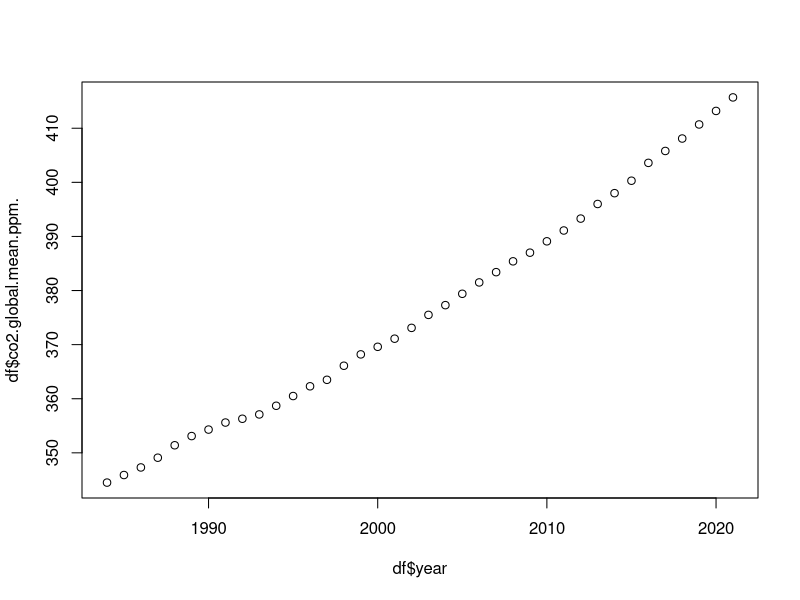
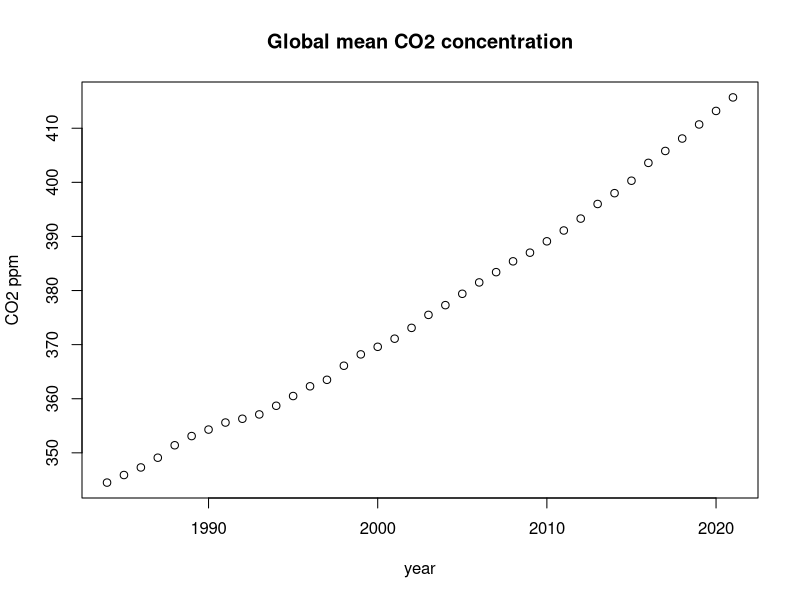
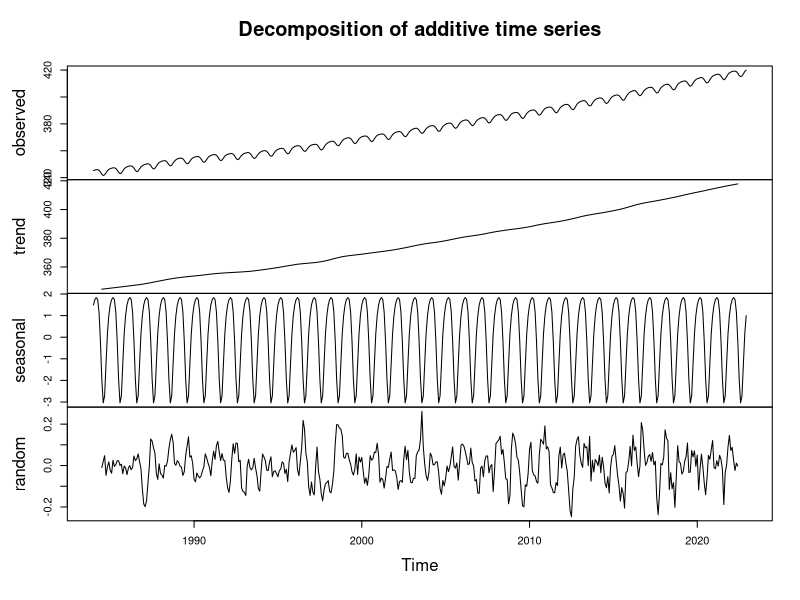
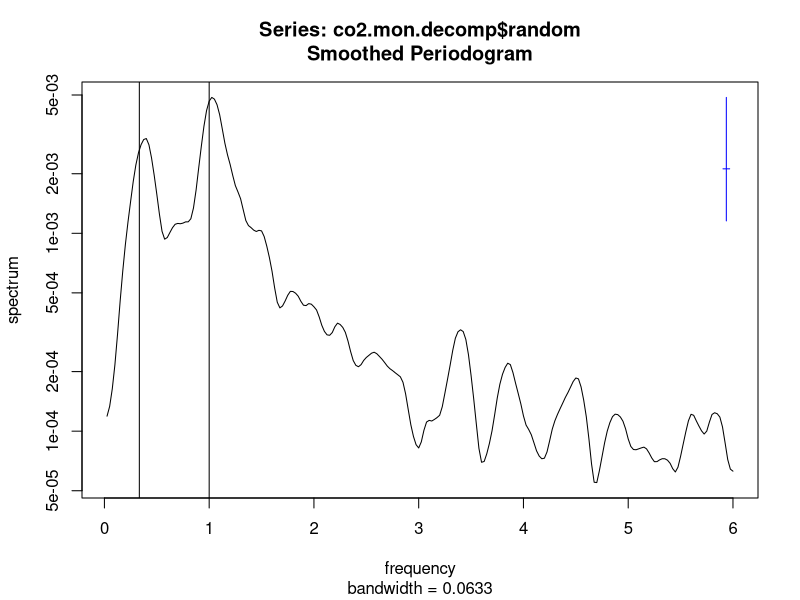

The R script that drew these images, in order:
## ---- chunk 1
co2 <- read.csv("co2.csv", header=FALSE)
head(co2)
## ---- chunk 2
names(co2) <- c("date", "time", "co2")
## ---- chunk 3
co2$datetime <- as.POSIXct(paste(co2$date, co2$time))
head(co2)
## ---- chunk 4
raw <- read.csv("data.csv", header=FALSE, skip=3, fileEncoding="cp932")
head(raw)
## ---- chunk 5
raw[3, is.na(raw[3,])] <- ""
raw[3,] == "品質情報"
## ---- chunk 6
head(raw[,raw[3,] == "品質情報"] > 7)
## ---- chunk 7
head(apply(raw[,raw[3,] == "品質情報"] > 7, 1, all))
## ---- chunk 8
!(raw[3, ] == "均質番号" | raw[3,] == "品質情報")
## ---- chunk 9
filtered <- raw[apply(raw[,raw[3,] == "品質情報"] > 7, 1, all), 
                !(raw[3, ] == "均質番号" | raw[3,] == "品質情報")]
head(filtered)
## ---- chunk 10
names(filtered) <- paste(filtered[1,], filtered[2,])
names(filtered)
## ---- chunk 11
filtered <- filtered[-(1:2),]
head(filtered)
## ---- chunk 12
df <- read.csv("co2_annual_20221026.csv")
plot(df$year, df$co2.global.mean.ppm.)
## ---- chunk 13
plot(df$year, df$co2.global.mean.ppm.,
     main="Global mean CO2 concentration",
     xlab="year", ylab="CO2 ppm")
## ---- chunk 14
dfm <- read.csv("co2_monthly_20231115.csv")
co2.mon <- dfm$mole.fraction.ppm.
n <- nrow(dfm)
co2.mon <- ts(co2.mon, start=c(dfm$year[1], dfm$month[1]), frequency=12)
co2.mon.decomp<- decompose(co2.mon)
plot(co2.mon.decomp)
## ---- chunk 15
spec.pgram(co2.mon.decomp$random, spans=c(7,7), na.action=na.omit)
abline(v=1)
abline(v=1/3)
